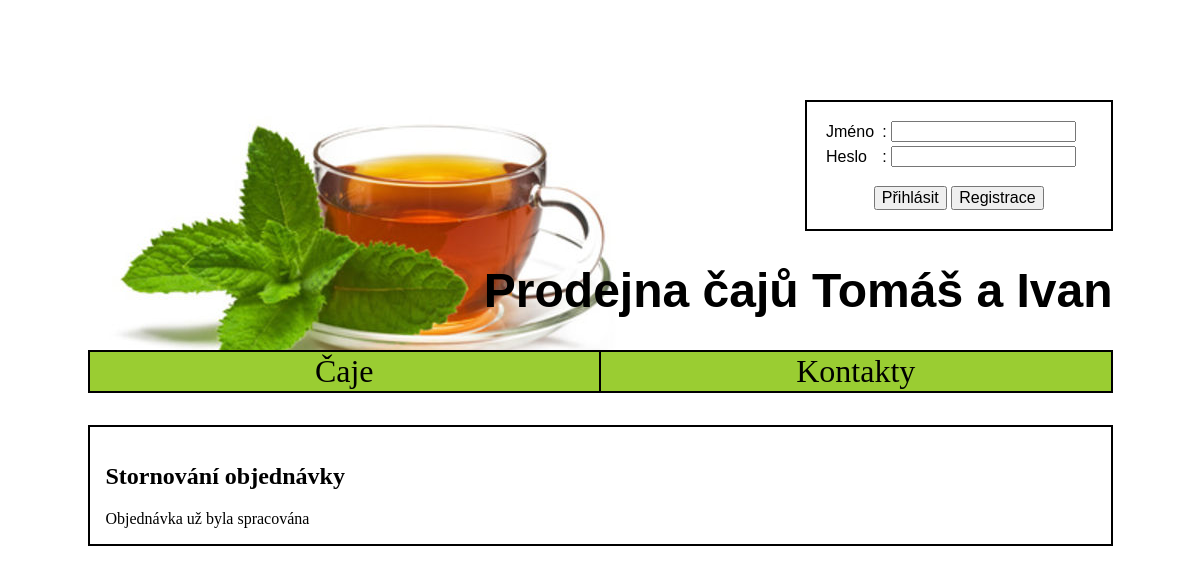
Page /stornoOrder.php?id=3 on the earlier database version.
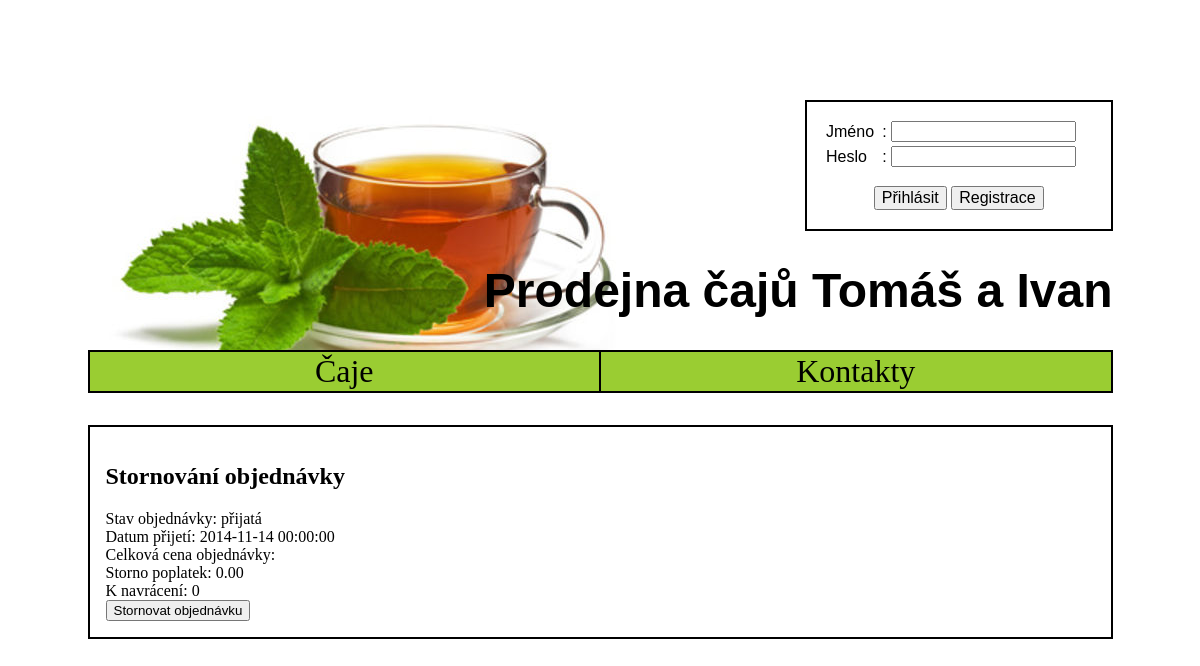
Same page on the later database version.
### tables this page shows
create table Objednavka(
  pk INT NOT NULL AUTO_INCREMENT,
  stav VARCHAR(20),
  datumPrijatia DATETIME,
  stornoPoplatok NUMERIC(12, 2),
  kosik BOOL,
  odberatel_pk INT NOT NULL,
  PRIMARY KEY(pk)
);

### loginDetection.php (called while the page is built, shortened)
<?php
    $userLogedIn = isset($_COOKIE['logged']);
?>

### utility.php (called while the page is built, shortened)
<?php
function isOrderNotProcessed($orderState)
{
    return $orderState === 'přijatá';
}
?>

### stornoOrder.php (the view, shortened to what this page needs)
<!DOCTYPE HTML PUBLIC "-//W3C//DTD HTML 4.01 Transitional//EN">
<html>
<head>
<link rel="stylesheet" href="style.css" type="text/css" >
</head>
<body>
    <?php
        require_once 'mainInit.php';
        require_once 'utility.php';
    ?>
    <div id="main">
        <?php include 'header.php' ?>
        <?php include 'menu.php' ?>
        <div id="content">
            <h2>Stornování objednávky</h2>
            <?php
            $orderId = $_GET['id'];
            $selectQuery = 'select *, CenaObjednavky(' . $orderId . ') as cena from Objednavka as o where o.pk = ' . $orderId . ' and o.kosik = false';
            $result = $db->query($selectQuery);
            if ($result and $result->num_rows > 0)
            {
                $row = $result->fetch_assoc();
                $orderState = $row['stav'];
                $orderPrice = $row['cena'];
                $orderStorno = $row['stornoPoplatok'];
                if (isOrderNotProcessed($orderState))
                {
                    echo 'Stav objednávky: ' . $orderState . '<br/>';
                    echo 'Datum přijetí: ' . $row['datumPrijatia'] . '<br/>';
                    echo 'Celková cena objednávky: ' . $orderPrice . '<br/>';
                    echo 'Storno poplatek: ' . $orderStorno . '<br/>';
                    echo 'K navrácení: ' . ($orderPrice - $orderStorno) . '<br/>';
                    echo '<input type="button" value="Stornovat objednávku" onclick="storno(' . $orderId . ')"/>';
                }
                else
                {
                    echo 'Objednávka už byla spracována';
                }
            }
            else
            {
                echo 'Neexistující objednávka';
            }
            ?>
        </div>
    </div>
</body>
</html>

### header.php (shortened to what this page needs)
<div id="header">
    <?php
    require_once 'loginDetection.php';
    if ($userLogedIn) { ?>
    <script>
        function index()
        {
            document.location.href= '<?php echo $web_home . 'index.php' ?>';
        }
    </script>
    <table class="login">
        <form name="login" method="POST" action="logout.php">
            <?php if($username != "admin"){ ?>
            <tr>
                <td class="label">Přihlášen jako:</td>
            </tr>
            <tr>
                <td class="name"><?php echo $nameSurname . ' (' . $username . ')' ?></td>
            </tr>
            <?php } else { ?>
            <tr>
                <td class="name">Vítejte v administračním systému</td>
            </tr>
            <br />
            <?php } ?>
            <tr>
                <td class="button"><input type="submit" name="login" value="Odhlásit" style="font-size:1em; font-family: Impact, Charcoal, sans-serif" /></td>
            </tr>
        </form>
    </table>
    <?php } else {?>
        <table class="login">
            <form name="login" method="POST" action="login.php">
                <tr>
                    <td class="label">Jméno</td>
                    <td class="label">:</td>
                    <td><input type="text" name="username" value=""
                    <?php
                        if (array_key_exists('wrong_nick_or_psw', $_SESSION))
                        {
                            if ($_SESSION["wrong_nick_or_psw"])
                            {
                                echo 'placeholder="Jméno"';
                            }
                        }
                    ?>
                    />
                    </td>
                </tr>
                <tr>
                    <td class="label">Heslo</td>
                    <td class="label">:</td>
                    <td><input type="password" name="password" value=""
                    <?php
                        if (array_key_exists('wrong_nick_or_psw', $_SESSION))
                        {
                            if ($_SESSION["wrong_nick_or_psw"])
                            {
                                echo 'placeholder="Heslo"';
                            }
                        }
                    ?>
                    />
                    </td>
                </tr>
                <tr>
                    <td colspan="3" class="button">
                        <input type="submit" name="login" value="Přihlásit" style="font-size:1em; font-family: Impact, Charcoal, sans-serif" />
                        <input type="button" onClick="<?php echo 'javascript:location.href = \'' . $web_home . 'registration.php\'' ?>" value="Registrace" style="font-size:1em; font-family: Impact, Charcoal, sans-serif" />
                    </td>
                </tr>
            </form>
        </table>
    <?php } ?>
    <h1><a href="index.php">Prodejna čajů Tomáš a Ivan</a></h1>
</div>

### menu.php (shortened to what this page needs)
<div id="menu">
    <table>
        <tr>
            <td><a href="caje.php">Čaje</a></td>
            <td><a href="contacts.php">Kontakty</a></td>
        </tr>
    </table>
</div>

### style.css (style rules this page uses)
body { text-align: center; }
#main { text-align: left; width: 1025px; margin: auto; background-color: white; }
#header { text-align: right; margin-top: 100px; width: 100%; height: 250px; background-image: url('obrazky/caj.jpg'); background-repeat: no-repeat; }
#header table.login { margin-left: auto; margin-bottom: auto; border: 2px solid black; padding: 1em 1em 1em 1em; width: 30%; }
#header td.label { white-space: pre-wrap; font-family: Impact, Charcoal, sans-serif; }
#header td.button { padding-top: 1em; text-align: center; font-family: Impact, Charcoal, sans-serif; font-size: 1em; }
#menu { width: 100%; text-align: center; }
#menu table { table-layout: fixed; padding: 0px; width: 100%; background-color: black; margin-bottom: 5px; }
#menu td { text-align: center; background-color: yellowgreen; cursor: default; color: black; font-size: 2em; }
#menu a { display: block; height: 100%; width: 100%; color: black; text-decoration: none; cursor: default; }
#content { margin-top: 2em; padding: 1em; border: 2px solid black; }
h1 { text-align: right; font-size: 3em; font-family: Impact, Charcoal, sans-serif; }
h1 a { color: black; text-decoration: none; }

Differences in the rows shown:
now on this page (row edited): objednavka: stav "přijatá", datumPrijatia "2014-11-14 00:00:00", stornoPoplatok "0.00", $orderPrice-$orderStorno "0"
Other differences:
form field value: (not shown) → "Stornovat objednávku"
text no longer shown: "Objednávka už byla spracována"
text now shown: "Stav objednávky: Datum přijetí: Celková cena objednávky: Storno poplatek: K navrácení:"
